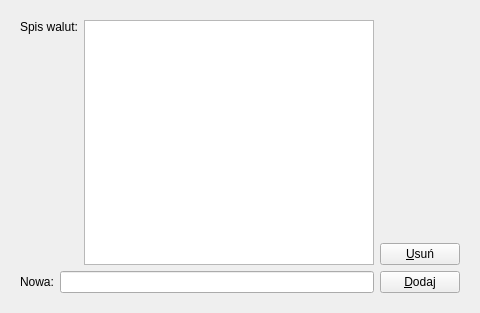
         <widget class="QWidget" name="Spiswalut">
          <property name="geometry">
           <rect>
            <x>0</x>
            <y>0</y>
            <width>480</width>
            <height>313</height>
           </rect>
          </property>
          <attribute name="label">
           <string>Spis walut</string>
          </attribute>
          <layout class="QGridLayout" name="gridLayout_7">
           <item row="0" column="0">
            <widget class="QFrame" name="frame6">
             <property name="frameShape">
              <enum>QFrame::NoFrame</enum>
             </property>
             <property name="frameShadow">
              <enum>QFrame::Plain</enum>
             </property>
             <layout class="QGridLayout" name="_12">
              <item row="0" column="0">
               <layout class="QHBoxLayout" name="_13">
                <item>
                 <layout class="QVBoxLayout" name="_14">
                  <item>
                   <layout class="QHBoxLayout" name="_15">
                    <item>
                     <widget class="QLabel" name="textLabel1_3_3_4">
                      <property name="text">
                       <string>Spis walut:</string>
                      </property>
                      <property name="alignment">
                       <set>Qt::AlignTop</set>
                      </property>
                      <property name="wordWrap">
                       <bool>false</bool>
                      </property>
                     </widget>
                    </item>
                    <item>
                     <widget class="QListWidget" name="currencylBox"/>
                    </item>
                   </layout>
                  </item>
                  <item>
                   <layout class="QHBoxLayout" name="_16">
                    <item>
                     <widget class="QLabel" name="textLabel2_4_3_4">
                      <property name="text">
                       <string>Nowa:</string>
                      </property>
                      <property name="wordWrap">
                       <bool>false</bool>
                      </property>
                     </widget>
                    </item>
                    <item>
                     <widget class="QLineEdit" name="currencyEdit">
                      <property name="maxLength">
                       <number>3</number>
                      </property>
                     </widget>
                    </item>
                   </layout>
                  </item>
                 </layout>
                </item>
                <item>
                 <layout class="QVBoxLayout" name="_17">
                  <item>
                   <layout class="QVBoxLayout" name="_18"/>
                  </item>
                  <item>
                   <spacer>
                    <property name="orientation">
                     <enum>Qt::Vertical</enum>
                    </property>
                    <property name="sizeType">
                     <enum>QSizePolicy::Expanding</enum>
                    </property>
                    <property name="sizeHint" stdset="0">
                     <size>
                      <width>21</width>
                      <height>51</height>
                     </size>
                    </property>
                   </spacer>
                  </item>
                  <item>
                   <layout class="QVBoxLayout" name="_19">
                    <item>
                     <widget class="QPushButton" name="currencyDelBtn">
                      <property name="text">
                       <string>&amp;Usuń</string>
                      </property>
                      <property name="shortcut">
                       <string>Alt+U</string>
                      </property>
                     </widget>
                    </item>
                    <item>
                     <widget class="QPushButton" name="currencyAddBtn">
                      <property name="text">
                       <string>&amp;Dodaj</string>
                      </property>
                      <property name="shortcut">
                       <string>Alt+D</string>
                      </property>
                     </widget>
                    </item>
                   </layout>
                  </item>
                 </layout>
                </item>
               </layout>
              </item>
             </layout>
            </widget>
           </item>
          </layout>
         </widget>
